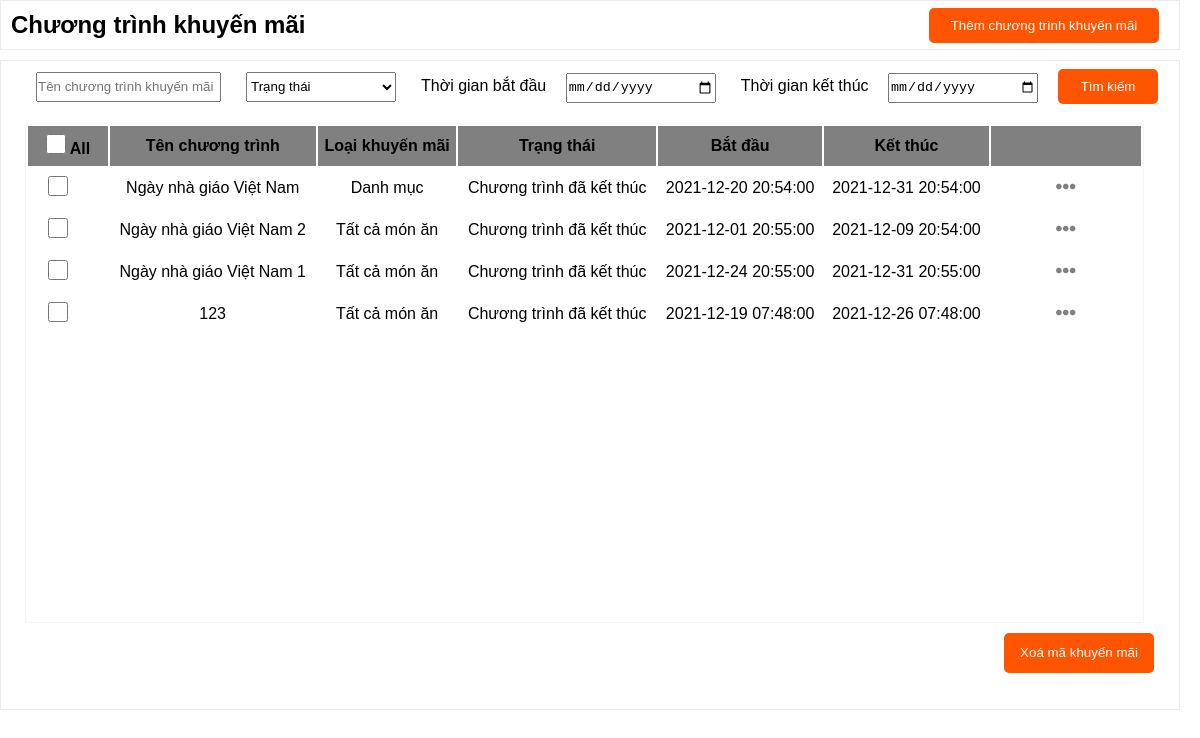
Screenshot of /edit_menu/frames/Khuyen_mai/Chuong_trinh_khuyen_mai/chuong_trinh_khuyen_mai.php (signed in) with the database file from the repository.
### tables this page shows
CREATE TABLE `chuongtrinh_khuyenmai` (
  `email_khachhang` varchar(255) NOT NULL,
  `id_chuongtrinh` int(11) NOT NULL,
  `TENCHUONGTRINH` varchar(255) NOT NULL,
  `LOAIKHUYENMAI` int(11) NOT NULL,
  `THOIGIAN_BATDAU` datetime NOT NULL,
  `TONGGIAY_BATDAU` bigint(20) NOT NULL,
  `THOIGIAN_KETTHUC` datetime NOT NULL,
  `TONGGIAY_KETTHUC` bigint(20) NOT NULL
);

### edit_menu/frames/Khuyen_mai/Chuong_trinh_khuyen_mai/chuong_trinh_khuyen_mai.php (the view, shortened to what this page needs)
<?php
include'../../../../connect/connect.php';
if(empty($_SESSION['email'])){
    header("location: ../../../../login/index.php");
}else{
    $email=$_SESSION['email'];
    $chuongtrinh=mysqli_query($conn,"SELECT*FROM chuongtrinh_khuyenmai WHERE email_khachhang='$email'");
}
?>
<!DOCTYPE html>
<html lang="en">
<head>
    <link rel="stylesheet" href="./chuong_trinh_khuyen_mai_css/chuong_trinh_khuyen_mai.css">
    <link rel="stylesheet" href="https://use.fontawesome.com/releases/v5.13.0/css/all.css" />
</head>
<body>
    <form action=""method="post">
        <div class="ct_khuyen_mai_container">
            <div class="title">
                <ul>
                    <li>
                        <h2>Chương trình khuyến mãi</h2>
                    </li>
                    <li class="right">
                        <button name="them">Thêm chương trình khuyến mãi</button>
                    </li>
                </ul>
            </div>
            <div class="sap_xep">
                <ul>
                    <li>
                        <input type="text"name="TK_tu_khoa" placeholder="Tên chương trình khuyến mãi">
                    </li>
                    <li>
                        <select name="TK_trang_thai" id="">
                            <option value="" disabled selected>Trạng thái</option>
                        </select>
                    </li>
                    <li>
                        <a>Thời gian bắt đầu</a>
                        <input class="time" name="TK_bat_dau"type="date">
                    </li>
                    <li>
                        <a>Thời gian kết thúc</a>
                        <input class="time"name="TK_ket_thuc" type="date">
                    </li>
                    <li>
                        <button class="btn_search"name="timkiem">Tìm kiếm</button>
                    </li>
                </ul>
                <div class="scroll_table">
                    <table>
                        <thead>
                            <tr>
                                <th class="checked_btn"><input class="all" type="checkbox" id="select_all"> All</th>
                                <th>Tên chương trình</th>
                                <th>Loại khuyến mãi</th>
                                <th>Trạng thái</th>
                                <th>Bắt đầu</th>
                                <th>Kết thúc</th>
                                <th class="more_button_col"></th>
                            </tr>
                        </thead>
                        <tbody>
                            <?php foreach($chuongtrinh as $key=>$value)  {?>
                                <tr>
                                    <td class="checked_btn">
                                        <input type="checkbox" class="checkbox"name="id_chuongtrinh[]"value="<?php echo$value['id_chuongtrinh'] ?>">
                                    </td>
                                    <td>
                                        <?php echo $value['TENCHUONGTRINH'] ?>
                                    </td>
                                    <?php if ($value['LOAIKHUYENMAI']==1){ ?>
                                        <td>Tất cả món ăn</td>
                                    <?php } else if($value['LOAIKHUYENMAI']==2){?>
                                        <td>Danh mục</td>
                                    <?php }else {?>
                                        <td>Món ăn</td>
                                    <?php }?>
                                    <?php if(time()<$value['TONGGIAY_BATDAU']) {?>
                                        <td>Sắp diễn ra</td>
                                    <?php } else if(time()>=$value['TONGGIAY_BATDAU']&&time()<=$value['TONGGIAY_KETTHUC']){?>
                                        <td>Đang diễn ra</td>
                                    <?php }else {?>
                                        <td>Chương trình đã kết thúc</td>
                                    <?php }?>
                                    <td>
                                        <?php echo $value['THOIGIAN_BATDAU']?>
                                        </td>
                                    <td>
                                        <?php echo $value['THOIGIAN_KETTHUC']?>
                                    </td>
                                    <td class="more_button_col">
                                        <div class="dropdown_more_btn">
                                            <button class="more_button">
                                                <i class="fas fa-ellipsis-h"></i>
                                            </button>
                                        </div>
                                    </td>
                                </tr>
                            <?php }?>
                        </tbody>
                    </table>
                </div>
                <button class="btn_del"name="xoa_all">Xoá mã khuyến mãi</button>
            </div>
        </div>
    </form>
</body>
</html>

### edit_menu/frames/Khuyen_mai/Chuong_trinh_khuyen_mai/chuong_trinh_khuyen_mai_css/chuong_trinh_khuyen_mai.css (style rules this page uses)
ul { list-style-type: none; }
* { line-height: 35px; padding: 0; margin: 0; }
html { font-size: 62.5%; }
body { font-family: "Source Sans Pro", sans-serif; font-size: 1.6rem; line-height: 1.4; }
:root { --color-primary: #ff5500; --color-secondary: #ffb300; --color-button-main: #ff5500; --color-button-hover: #ff7c3a; --color-button-edit: #ebebeb; --color-background: #f5f5f5; }
.ct_khuyen_mai_container { width: 1180px; height: 500px; }
.title { width: 100%; height: 5rem; border: 1px solid var(--color-button-edit); background-color: white; padding-top: 2px; }
.right { width: 250px !important; height: 100%; float: right; }
.right button { width: 230px; border-radius: 5px; border: none; background-color: var(--color-button-main); color: white; }
.sap_xep { background-color: white; margin-top: 1rem; width: 100%; height: 65rem; border: 0.5px solid var(--color-button-edit) }
.sap_xep ul,li { float: left; margin-left: 1rem; margin-top: 0.35rem; }
.sap_xep select,input,a { margin-top: -1rem; margin-left: 1.5rem; }
.sap_xep select { width: 15rem; height: 3rem; }
.sap_xep input { width: 185px; height: 3rem; }
.time { width: 15rem !important; height: 3rem; margin-bottom: 2rem; }
.btn_search { width: 10rem; height: 100%; background-color: var(--color-button-main); border: none; border-radius: 5px; color: white; margin-left: 1rem; }
.btn_del { border: none; background-color: var(--color-primary); color: white; float: right; margin-top: 1rem; margin-right: 2.5rem; width: 15rem; height: 4rem; border-radius: 5px; }
.more_button_col { width: 15rem !important; }
.more_button { width: 3rem; height: 3rem; border: none; background-color: unset; font-size: 2rem; }
.more_button i { color: grey; }
.dropdown_more_btn { position: relative; display: inline-block; }
.scroll_table { margin-top: 2rem; margin-left: 2%; height: 50rem; width: 95%; overflow-y: auto; border: 1px solid var(--color-background); border-collapse: collapse; text-align: center; }
.scroll_table table { width: 100%; }
.scroll_table thead th { position: sticky !important; top: 0 !important; background-color: gray; color: black; }
.scroll_table input { width: 2rem; height: 2rem; }
.checked_btn { width: 8rem; padding-top: 5px; }
.checked_btn input { margin-left: -2rem ; }
.all { margin-left: 1px !important; width: 2.2rem ; height: 2.2rem; }

### rows the page displays
chuongtrinh_khuyenmai: TENCHUONGTRINH "Ngày nhà giáo Việt Nam", LOAIKHUYENMAI "Danh mục", TONGGIAY_BATDAU "Chương trình đã kết thúc", THOIGIAN_BATDAU "2021-12-20 20:54:00", THOIGIAN_KETTHUC "2021-12-31 20:54:00"
chuongtrinh_khuyenmai: TENCHUONGTRINH "Ngày nhà giáo Việt Nam 2", LOAIKHUYENMAI "Tất cả món ăn", TONGGIAY_BATDAU "Chương trình đã kết thúc", THOIGIAN_BATDAU "2021-12-01 20:55:00", THOIGIAN_KETTHUC "2021-12-09 20:54:00"
chuongtrinh_khuyenmai: TENCHUONGTRINH "Ngày nhà giáo Việt Nam 1", LOAIKHUYENMAI "Tất cả món ăn", TONGGIAY_BATDAU "Chương trình đã kết thúc", THOIGIAN_BATDAU "2021-12-24 20:55:00", THOIGIAN_KETTHUC "2021-12-31 20:55:00"
chuongtrinh_khuyenmai: TENCHUONGTRINH "123", LOAIKHUYENMAI "Tất cả món ăn", TONGGIAY_BATDAU "Chương trình đã kết thúc", THOIGIAN_BATDAU "2021-12-19 07:48:00", THOIGIAN_KETTHUC "2021-12-26 07:48:00"
